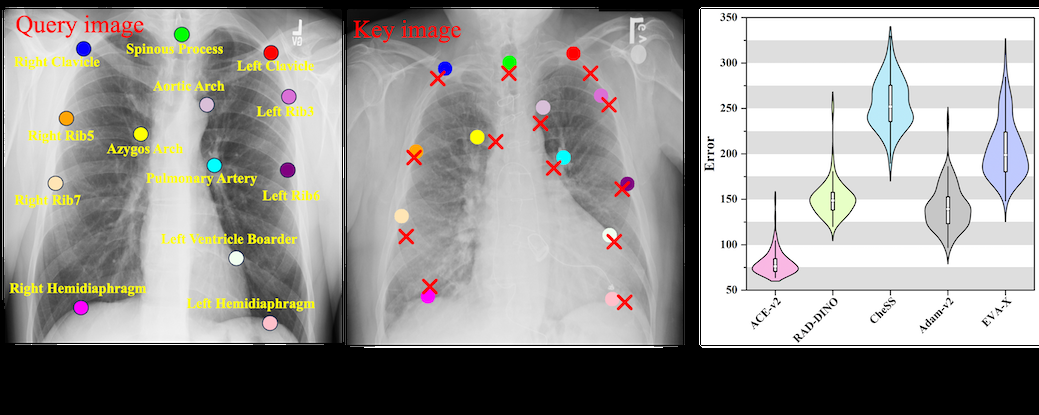
#> input picture downstream/Property/images/Emergent correspondence.png, 1039 x 415 px, given in place of 00000032_037.png, which was not available
$ jupyter execute --allow-errors test.ipynb
#> lines starting #> are read from the running program, lines starting #| are printed output that depends on the picture; after the words box and inside, x2 and y2 are one past the last pixel; in counts of white or black regions, pixels touching at a corner belong together; pictures that were not available may be replaced by others from this repository, and a replacement may not be noted
[cell 1]
import numpy as np
import cv2

image = cv2.imread('/data/zhouziyu/home3/zhouziyu/warmup/sslpretrain/Swin-Transformer/figures/gradcam/dino_gradcam/00000032_037.png')
#> image is the input picture: shape (415, 1039, 3); mean B, G, R 147.1, 149.4, 150.8
# image = image*255
image[image<200]=0
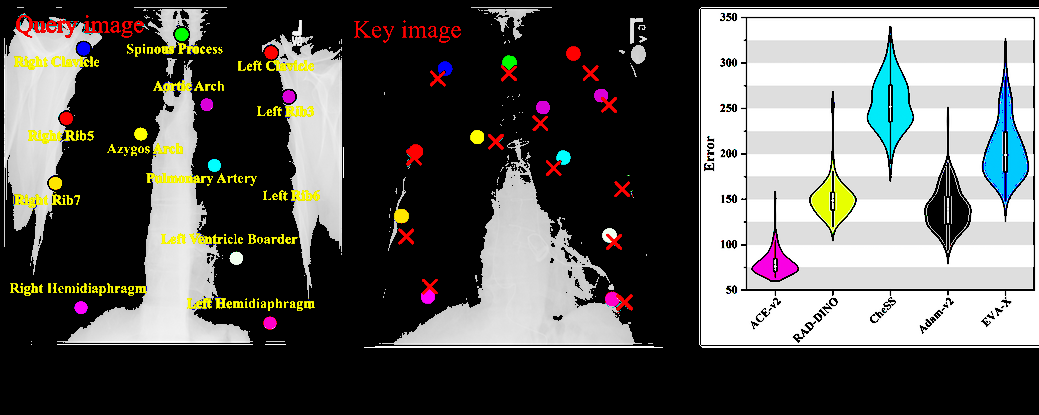
#> image: shape (415, 1039, 3); mean B, G, R 89.8, 92.7, 93.1
image[image>=200]=255
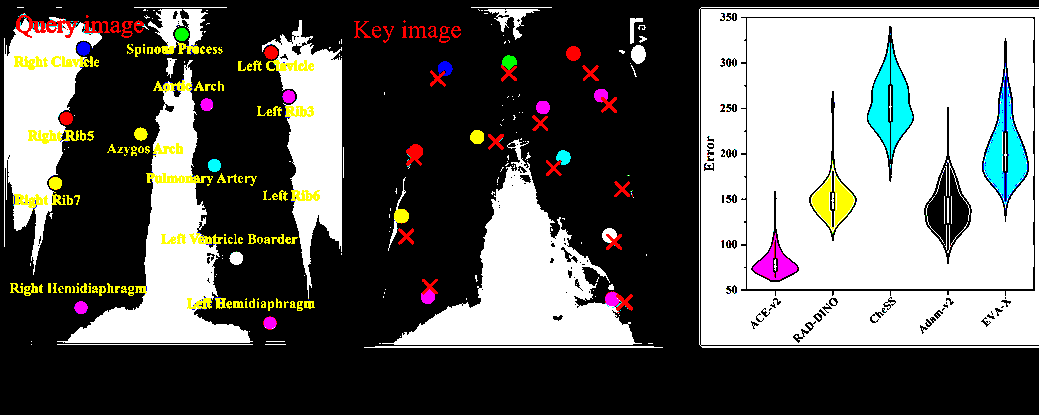
#> image: shape (415, 1039, 3); mean B, G, R 98, 101.2, 101.5
print(image.shape)
#| (415, 1039, 3)
contours, _ = cv2.findContours(image[:,:,0], cv2.RETR_EXTERNAL, cv2.CHAIN_APPROX_SIMPLE)
#> contours = 213 contours, 184 with area under 20; largest, box (x1, y1, x2, y2) and area: (699, 7, 1039, 348) 113904, (382, 139, 642, 345) 18264, (57, 81, 253, 343) 14556, (4, 22, 102, 275) 11040, (262, 20, 342, 298) 9370
bounding_boxes = [cv2.boundingRect(c) for c in contours]
#> bounding_boxes = 213 items, first 6: (364, 346, 299, 2), (265, 344, 21, 1), (57, 344, 196, 1), (31, 344, 1, 1), (648, 343, 5, 1), (379, 343, 2, 1)
print(bounding_boxes)
#> (printed output is left out)
cv2.imwrite('test.png', image)
print(np.unique(image))
#| [  0 255]

[cell 2]
import cv2
image = cv2.imread('/sda1/zhouziyu/ssl/dataset/NIHChestX-ray14/images/00000181_042.png')
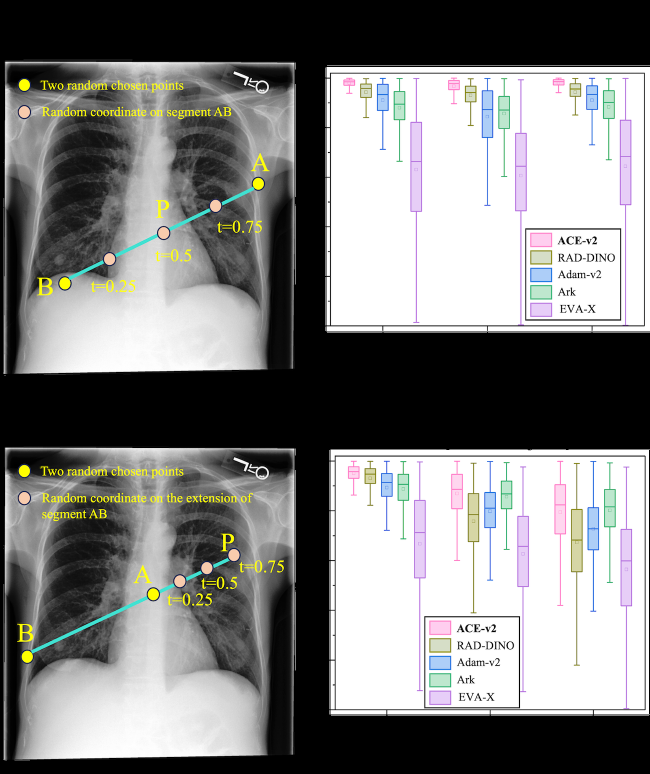
#> input picture downstream/Property/images/Emergent interpolation.png, 1299 x 1547 px, given in place of 00000181_042.png, which was not available (shown at 1/2 size)
#> image is the input picture: shape (1547, 1299, 3); mean B, G, R 128.2, 129.2, 129.1
print(image.shape)
#| (1547, 1299, 3)

[cell 3]
t1 = open('/data/zhouziyu/home3/zhouziyu/warmup/sslpretrain/Swin-Transformer/figures/gradcam/bbox_list_withgt.txt', 'w')
#> (the rest of this cell did not finish here and is left out)

[cell 4]
import shutil
import os

src_path = '/sda1/zhouziyu/ssl/dataset/NIHChestX-ray14/images'
tar_path = '/data/zhouziyu/home3/zhouziyu/warmup/sslpretrain/visualization/images/image_landmark'
for i in os.listdir('/data/zhouziyu/home3/zhouziyu/warmup/sslpretrain/visualization/images/image_7landmarks'):
    shutil.copy(os.path.join(src_path, i), os.path.join(tar_path,i))

[cell 5]
import cv2

image = cv2.imread('/data/zhouziyu/home3/zhouziyu/warmup/sslpretrain/visualization/images/image_landmark/00000252_001.png')
image = cv2.resize(image, (448,448))
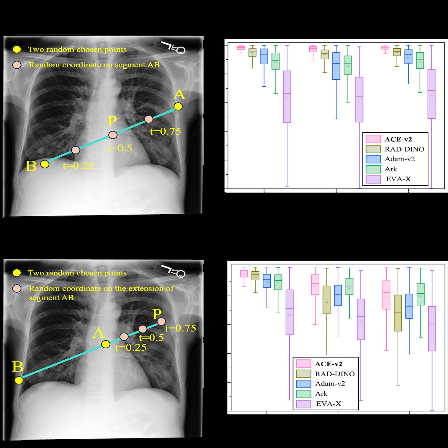
#> image: shape (448, 448, 3); mean B, G, R 128.4, 129.3, 129.2
cv2.imwrite('/data/zhouziyu/home3/zhouziyu/warmup/sslpretrain/visualization/co-segmentation/root_image/set5_448/00000252_001.png', image)
#> Out = True

[cell 6]
import cv2
img1 = cv2.imread('/sda1/zhouziyu/ssl/dataset/FIRE/Images/A09_1.jpg')
img2 = cv2.imread('/sda1/zhouziyu/ssl/dataset/FIRE/Images/A09_2.jpg')
#> (the rest of this cell did not finish here and is left out)

[cell 7]
import matplotlib.pyplot as plt

# 定义点的坐标
points = [(647, 462), (462, 480), (409, 329)]
points2 = [(499.8,422)]

import matplotlib.pyplot as plt


# 创建一个图形和坐标轴
fig, ax = plt.subplots()

# 解包点的坐标，用于绘制
x, y = zip(*points)

# 绘制三个点
ax.plot(x, y, 'yo')  # 使用红色圆点标记顶点


x, y = zip(*points2)
ax.plot(x, y, 'ro')  # 使用红色圆点标记顶点

# 连接三个点以形成三角形，包括连接最后一个点和第一个点
ax.plot(*zip(*points, points[0]), 'b-')  # 使用蓝色线条连接点

# 设置图形的标题和坐标轴标签
ax.set_title('Triangle with Vertices')
ax.set_xlabel('X axis')
ax.set_ylabel('Y axis')

# 设置坐标轴的刻度以更好地显示点
ax.axis('equal')  # 使x和y轴的刻度间隔保持一致

# 显示图形
plt.show()
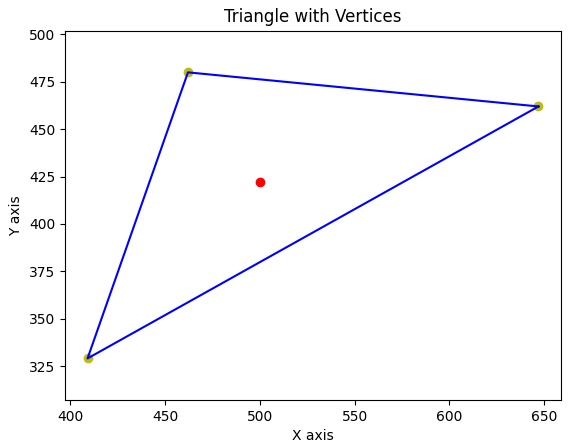
#> figure drawn by matplotlib, 1 panel

[cell 8]
def find_intersection(x1, y1, x2, y2, x3, y3, x4, y4):
    import numpy as np

    # 解析直线方程的系数
    def line_coefficients(x1, y1, x2, y2):
        A = y2 - y1
        B = x1 - x2
        C = A * x1 + B * y1
        return A, B, C

    # 打印输入点坐标
    print(f"Line 1 from ({x1}, {y1}) to ({x2}, {y2})")
    print(f"Line 2 from ({x3}, {y3}) to ({x4}, {y4})")

    # 计算两条线的系数
    A1, B1, C1 = line_coefficients(x1, y1, x2, y2)
    A2, B2, C2 = line_coefficients(x3, y3, x4, y4)

    print(f"Line 1 coefficients: {A1}, {B1}, {C1}")
    print(f"Line 2 coefficients: {A2}, {B2}, {C2}")

    # 构建系数矩阵和常数向量
    coefficients = np.array([[A1, B1], [A2, B2]])
    constants = np.array([C1, C2])

    # 使用numpy求解线性方程组
    try:
        intersection = np.linalg.solve(coefficients, constants)
        print(f"Intersection: {intersection}")
        return intersection
    except np.linalg.LinAlgError:
        print("Lines do not intersect")
        return None  # 如果直线平行或重合，返回None

# 使用示例
A = (1, 2)
B = (4, 3)
C = (3, 5)
P = (2, 3)

A1 = find_intersection(A[0], A[1], P[0], P[1], B[0], B[1], C[0], C[1])
B1 = find_intersection(B[0], B[1], P[0], P[1], A[0], A[1], C[0], C[1])
C1 = find_intersection(C[0], C[1], P[0], P[1], A[0], A[1], B[0], B[1])
